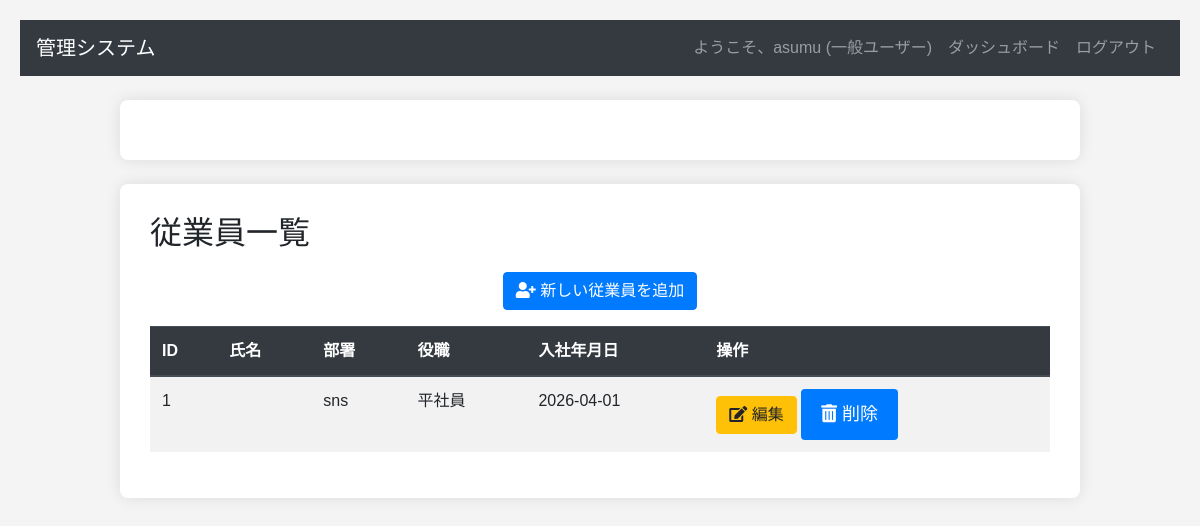
The app's page /employees/ (signed in) with its own data.
### models/user.py (models this page shows, shortened)
class User(db.Model):
    __tablename__ = 'users' # <--- MUST be 'users' (lowercase, plural)
    id = db.Column(db.Integer, primary_key=True)
    username = db.Column(db.String(80), unique=True, nullable=False)
    password_hash = db.Column(db.String(200), nullable=False)
    email = db.Column(db.String(120), unique=True, nullable=False)
    role = db.Column(db.String(50), nullable=False, default='一般ユーザー')
    created_at = db.Column(db.DateTime, nullable=False, default=datetime.datetime.now)
    updated_at = db.Column(db.DateTime, nullable=False, default=datetime.datetime.now, onupdate=datetime.datetime.now)

### models/employee.py (models this page shows, shortened)
class Employee(db.Model):
    id = db.Column(db.Integer, primary_key=True)
    full_name = db.Column(db.String(100), nullable=False) # ★この行を追加または修正★
    email = db.Column(db.String(120), unique=True, nullable=False)
    phone_number = db.Column(db.String(20), nullable=True)
    department = db.Column(db.String(50), nullable=True)
    position = db.Column(db.String(50), nullable=True)
    hire_date = db.Column(db.Date, nullable=True)
    created_at = db.Column(db.DateTime, default=db.func.current_timestamp())
    updated_at = db.Column(db.DateTime, default=db.func.current_timestamp(), onupdate=db.func.current_timestamp())

### views/employee.py (the view, shortened to what this page needs)
@employee_bp.route('/')
@login_required
def employee_list():
    search_query = request.args.get('q', '') # 'q'という名前で検索キーワードを受け取る。デフォルトは空文字列。
    employees_query = Employee.query
    employees = employees_query.order_by(Employee.full_name.asc()).all()
    logged_in_user = User.query.get(session['user_id'])
    return render_template('employee/employee_list.html',
                           employees=employees,
                           user=logged_in_user,
                           search_query=search_query) # 検索キーワードをテンプレートに渡す

### views/auth.py (called while the page is built)
def login_required(f):
    @wraps(f)
    def decorated_function(*args, **kwargs):
        if 'user_id' not in session:
            flash('ログインしてください。', 'warning')
            return redirect(url_for('auth.login', next=request.url))
        user = User.query.get(session['user_id'])
        if not user:
            session.pop('user_id', None)
            flash('ユーザーが見つかりません。再ログインしてください。', 'danger')
            return redirect(url_for('auth.login', next=request.url))
        return f(*args, **kwargs)
    return decorated_function

### templates/employee/employee_list.html (shortened to what this page needs)
{% extends 'base.html' %}
{% block content %}
<div class="container mt-4">
    <h2>従業員一覧</h2>
    <p>
        <a href="{{ url_for('employee.add_employee') }}" class="btn btn-primary">
            <i class="fas fa-user-plus"></i> 新しい従業員を追加
        </a>
    </p>
    <table class="table table-striped table-hover mt-3">
        <thead class="thead-dark">
            <tr>
                <th>ID</th>
                <th>氏名</th>
                <th>部署</th>
                <th>役職</th>
                <th>入社年月日</th>
                <th>操作</th>
            </tr>
        </thead>
        <tbody>
            {% for employee in employees %}
            <tr>
                <td>{{ employee.id }}</td>
                <td>{{ employee.name }}</td>
                <td>{{ employee.department if employee.department else '-' }}</td>
                <td>{{ employee.position if employee.position else '-' }}</td>
                <td>{{ employee.hire_date.strftime('%Y-%m-%d') if employee.hire_date else '-' }}</td>
                <td>
                    <a href="{{ url_for('employee.edit_employee', employee_id=employee.id) }}" class="btn btn-warning btn-xs">
                        <i class="fas fa-edit"></i> 編集
                    </a>
                    <form action="{{ url_for('employee.delete_employee', employee_id=employee.id) }}" method="post" style="display:inline;" onsubmit="return confirm('本当に削除しますか？');">
                        <button type="submit" class="btn btn-danger btn-xs">
                            <i class="fas fa-trash-alt"></i> 削除
                        </button>
                    </form>
                </td>
            </tr>
            {% else %}
            <tr>
                <td colspan="6" class="text-center">従業員がいません。</td>
            </tr>
            {% endfor %}
        </tbody>
    </table>
</div>
{% endblock %}

### templates/base.html (shortened to what this page needs)
<!DOCTYPE html>
<html lang="ja">
<head>
    <link rel="stylesheet" href="https://stackpath.bootstrapcdn.com/bootstrap/4.5.2/css/bootstrap.min.css">
    <link rel="stylesheet" href="https://cdnjs.cloudflare.com/ajax/libs/font-awesome/5.15.4/css/all.min.css">
    <link rel="stylesheet" href="{{ url_for('static', filename='style.css') }}">
    <link rel="stylesheet" href="https://cdn.jsdelivr.net/npm/fullcalendar@6.1.11/main.min.css">
</head>
<body>
    <nav class="navbar navbar-expand-lg navbar-dark bg-dark">
        <a class="navbar-brand" href="{{ url_for('dashboard') }}">管理システム</a>
        <div class="collapse navbar-collapse" id="navbarNav">
            <ul class="navbar-nav ml-auto">
                {% if session.get('username') %}
                    <li class="nav-item">
                        <a class="nav-link" href="#">ようこそ、{{ session['username'] }} ({{ session['user_role'] }})</a>
                    </li>
                    <li class="nav-item">
                        <a class="nav-link" href="{{ url_for('dashboard') }}">ダッシュボード</a>
                    </li>
                    <li class="nav-item">
                        <a class="nav-link" href="{{ url_for('auth.logout') }}">ログアウト</a>
                    </li>
                {% endif %}
            </ul>
        </div>
    </nav>
    <div class="container mt-4">
    </div>
    {% block content %}{% endblock %}
</body>
</html>

### static/css/style.css (style rules this page uses)
body { font-family: sans-serif; margin: 20px; background-color: #f4f4f4; }
.container { max-width: 960px; margin: 0 auto; background-color: #fff; padding: 30px; border-radius: 8px; box-shadow: 0 0 15px rgba(0, 0, 0, 0.1); }
button[type="submit"] { background-color: #007bff; color: white; padding: 12px 20px; border: none; border-radius: 4px; cursor: pointer; font-size: 18px; transition: background-color 0.3s ease; }
p { margin-top: 20px; text-align: center; color: #777; }
a { color: #007bff; text-decoration: none; transition: color 0.3s ease; }

### records on screen
User: username "asumu", user_role "一般ユーザー"
Employee: id "1", department "sns", position "平社員", hire_date "2026-04-01"
